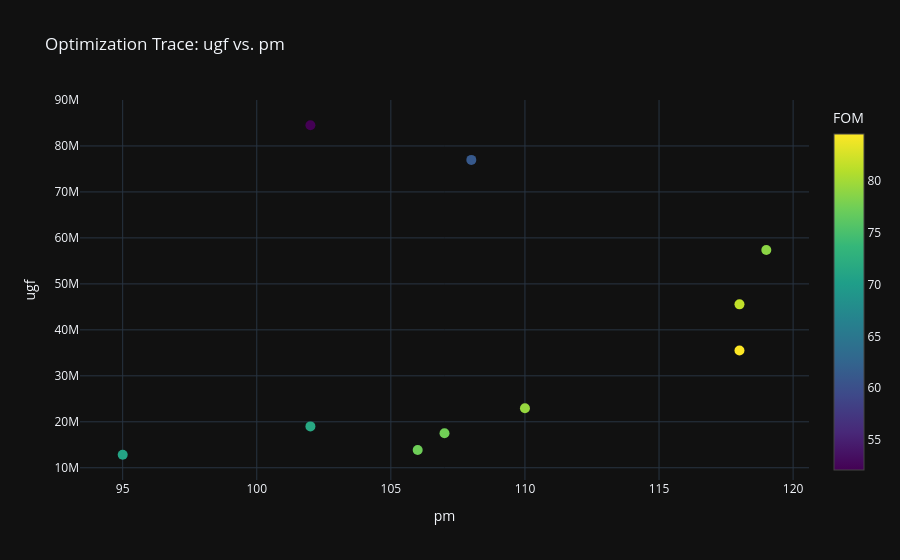

The cell this chart's notebook holds for it:
### Markdown cell above
### (3) Metric Trace

### Code cell
_ = circuit_optimizer.plot_optimization_trace(metric_x='pm', metric_y='ugf', show=True)

### Figure 1 — Plotly figure (JSON) as saved in the notebook; plotly's stock layout.template omitted (floating-point values rounded to 4 significant figures)
{"data": [{"marker": {"color": [70.93, 61.21, 84.57, 52.07, 81.57, 71.59, 79.39, 77.33, 77.52, 78.85], "colorbar": {"title": {"text": "FOM"}}, "colorscale": [[0, "#440154"], [0.1111, "#482878"], [0.2222, "#3e4989"], [0.3333, "#31688e"], [0.4444, "#26828e"], [0.5556, "#1f9e89"], [0.6667, "#35b779"], [0.7778, "#6ece58"], [0.8889, "#b5de2b"], [1, "#fde725"]], "showscale": true, "size": 10}, "mode": "markers", "name": "Optimization Trace", "type": "scatter", "x": [95.0, 108.0, 118.0, 102.0, 118.0, 102.0, 110.0, 106.0, 107.0, 119.0], "y": [12830000.0, 76970000.0, 35520000.0, 84500000.0, 45550000.0, 19000000.0, 22950000.0, 13880000.0, 17490000.0, 57360000.0]}], "layout": {"showlegend": false, "title": {"text": "Optimization Trace: ugf vs. pm"}, "xaxis": {"title": {"text": "pm"}}, "yaxis": {"title": {"text": "ugf"}}}}
